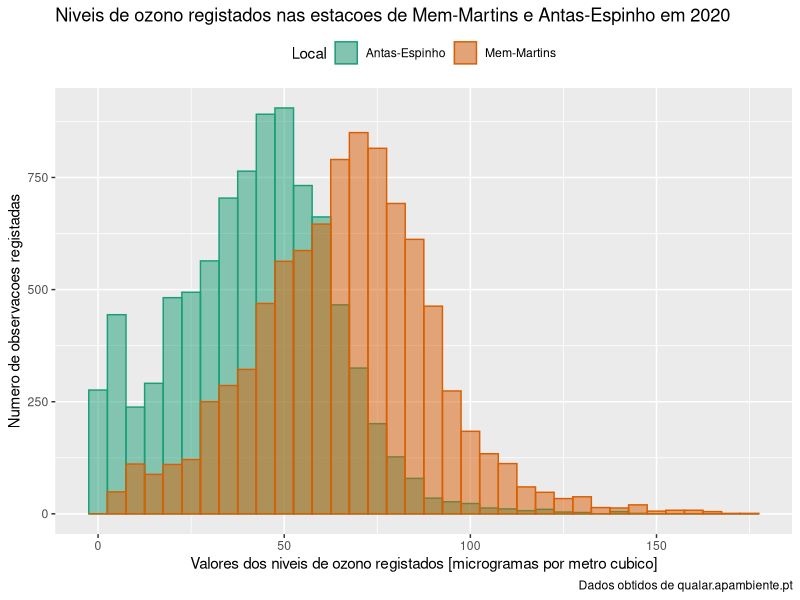

R code for this plot:
library(tidyverse)
library(readxl)
library(plyr)

dfO3lvl <- read_excel('QualidadeARO3.xlsx',col_types = rep('numeric',10))
tibblO3 <- as_tibble(dfO3lvl)

tibblO3 %>%
  pivot_longer(everything(),names_to = 'Local',values_to = 'O3lvl') %>%
  filter((Local == 'Mem-Martins' | Local == 'Antas-Espinho')) %>%
  ggplot(aes(x = O3lvl, color = Local,fill = Local))+
  geom_histogram(alpha = 0.5, position = "identity",binwidth = 5)+
  theme(legend.position = "top")+
  scale_fill_brewer(palette = "Dark2")+
  scale_color_brewer(palette = "Dark2")+
  labs(title = 'Niveis de ozono registados nas estacoes de Mem-Martins e Antas-Espinho em 2020',
       caption = 'Dados obtidos de qualar.apambiente.pt',
       x = 'Valores dos niveis de ozono registados [microgramas por metro cubico]',
       y = 'Numero de observacoes registadas')